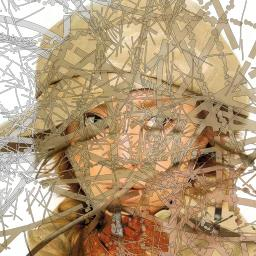
#> input picture DataSetFiles/Main_Dataset/input/00482.jpg, 256 x 256 px; its folder holds only this picture in this run
$ python production_mask_generator.py -c ../Main_Dataset/input -l ../Main_Dataset/input -o out
#> lines starting #> are read from the running program, lines starting #| are printed output that depends on the picture; after the words box and inside, x2 and y2 are one past the last pixel; in counts of white or black regions, pixels touching at a corner belong together
"""
Production Mask Generator v3 - Scalable to 10K+ Images
=======================================================

Features:
- Multiprocessing for fast generation
- Progress tracking with tqdm
- Separate overlay folder support
- Memory efficient batch processing
- Easy CLI usage

Usage:
    python production_mask_generator.py --help

Folder Structure:
    datasets/
    ├── clean/           # Clean target images (your base images)
    ├── overlays/        # Images to use as overlay content
    └── corrupted/       # Output (generated corrupted images)
        ├── input/       # Corrupted images
        ├── target/      # Clean images (copied)
        └── mask/        # Binary masks (optional)

Dependencies: pip install opencv-python numpy tqdm
"""

import cv2
import numpy as np
import os
import random
import math
import shutil
from typing import Optional, List, Tuple
from concurrent.futures import ProcessPoolExecutor, as_completed
import multiprocessing as mp

# Try to import tqdm, fallback to simple progress
try:
    from tqdm import tqdm
    TQDM_AVAILABLE = True
except ImportError:
    TQDM_AVAILABLE = False
    def tqdm(iterable, **kwargs):
        return iterable


class ProductionMaskGenerator:
    """
    Production-ready mask generator for large-scale dataset creation.
    """

    def __init__(self, height: int = 512, width: int = 512, seed: int = None):
        self.h = height
        self.w = width
        if seed is not None:
            random.seed(seed)
            np.random.seed(seed)

    # =========================================
    # MASK SHAPE GENERATORS
    # =========================================

    def generate_thin_lines(self) -> np.ndarray:
        """Thin scribble-like lines."""
        mask = np.zeros((self.h, self.w), dtype=np.uint8)
        num_lines = random.randint(3, 10)

        for _ in range(num_lines):
            pts = []
            x, y = random.randint(0, self.w), random.randint(0, self.h)
            num_points = random.randint(4, 12)

            for _ in range(num_points):
                x += random.randint(-80, 80)
                y += random.randint(-80, 80)
                x = max(0, min(self.w - 1, x))
                y = max(0, min(self.h - 1, y))
                pts.append([x, y])

            pts = np.array(pts, dtype=np.int32)
            thickness = random.randint(1, 5)
            cv2.polylines(mask, [pts], False, 255, thickness=thickness)

        return mask

    def generate_thick_strokes(self) -> np.ndarray:
        """Thick brush strokes."""
        mask = np.zeros((self.h, self.w), dtype=np.uint8)
        num_strokes = random.randint(2, 6)

        for _ in range(num_strokes):
            pts = []
            x, y = random.randint(0, self.w), random.randint(0, self.h)
            num_points = random.randint(3, 8)

            for _ in range(num_points):
                angle = random.uniform(0, 2 * math.pi)
                length = random.randint(30, 120)
                x = int(x + length * math.cos(angle))
                y = int(y + length * math.sin(angle))
                x = max(0, min(self.w - 1, x))
                y = max(0, min(self.h - 1, y))
                pts.append([x, y])

            pts = np.array(pts, dtype=np.int32)
            thickness = random.randint(15, 50)
            cv2.polylines(mask, [pts], False, 255, thickness=thickness)

            for p in pts:
                cv2.circle(mask, tuple(p), thickness // 2, 255, -1)

        return mask

    def generate_irregular_patches(self) -> np.ndarray:
        """Irregular blob/patch shapes."""
        mask = np.zeros((self.h, self.w), dtype=np.uint8)
        num_patches = random.randint(1, 5)

        for _ in range(num_patches):
            cx = random.randint(self.w // 4, 3 * self.w // 4)
            cy = random.randint(self.h // 4, 3 * self.h // 4)

            num_vertices = random.randint(5, 12)
            angles = sorted([random.uniform(0, 2 * math.pi) for _ in range(num_vertices)])

            pts = []
            for angle in angles:
                r = random.randint(20, 100)
                x = int(cx + r * math.cos(angle))
                y = int(cy + r * math.sin(angle))
                pts.append([x, y])

            pts = np.array(pts, dtype=np.int32)
            cv2.fillPoly(mask, [pts], 255)

        return mask

    def generate_weird_shapes(self) -> np.ndarray:
        """Random weird/abstract shapes."""
        mask = np.zeros((self.h, self.w), dtype=np.uint8)
        shape_type = random.choice(['ellipses', 'triangles', 'splatter', 'cracks'])

        if shape_type == 'ellipses':
            for _ in range(random.randint(2, 8)):
                cx = random.randint(0, self.w)
                cy = random.randint(0, self.h)
                ax1 = random.randint(20, 100)
                ax2 = random.randint(10, 60)
                angle = random.randint(0, 180)
                cv2.ellipse(mask, (cx, cy), (ax1, ax2), angle, 0, 360, 255, -1)

        elif shape_type == 'triangles':
            for _ in range(random.randint(2, 6)):
                pts = np.array([
                    [random.randint(0, self.w), random.randint(0, self.h)],
                    [random.randint(0, self.w), random.randint(0, self.h)],
                    [random.randint(0, self.w), random.randint(0, self.h)]
                ], dtype=np.int32)
                cv2.fillPoly(mask, [pts], 255)

        elif shape_type == 'splatter':
            for _ in range(random.randint(20, 50)):
                cx = random.randint(0, self.w)
                cy = random.randint(0, self.h)
                r = random.randint(5, 30)
                cv2.circle(mask, (cx, cy), r, 255, -1)

        elif shape_type == 'cracks':
            for _ in range(random.randint(5, 15)):
                x1 = random.randint(0, self.w)
                y1 = random.randint(0, self.h)
                for _ in range(random.randint(3, 8)):
                    x2 = x1 + random.randint(-50, 50)
                    y2 = y1 + random.randint(-50, 50)
                    cv2.line(mask, (x1, y1), (x2, y2), 255, random.randint(1, 4))
                    x1, y1 = x2, y2

        return mask

    def generate_mixed_mask(self) -> np.ndarray:
        """Combines multiple mask types."""
        mask_funcs = [
            self.generate_thin_lines,
            self.generate_thick_strokes,
            self.generate_irregular_patches,
            self.generate_weird_shapes
        ]

        combined = np.zeros((self.h, self.w), dtype=np.uint8)
        num_types = random.randint(1, 3)
        selected = random.sample(mask_funcs, num_types)

        for func in selected:
            m = func()
            combined = cv2.bitwise_or(combined, m)

        return combined

    def _add_smudged_border(self, mask: np.ndarray) -> np.ndarray:
        """Add distorted smudged border around mask edges."""
        edges = cv2.Canny(mask, 50, 150)

        border_width = random.randint(2, 6)
        kernel = np.ones((border_width, border_width), np.uint8)
        border = cv2.dilate(edges, kernel, iterations=1)

        h, w = mask.shape
        displacement_strength = random.uniform(2, 5)
        noise_x = np.random.randn(h, w).astype(np.float32) * displacement_strength
        noise_y = np.random.randn(h, w).astype(np.float32) * displacement_strength

        noise_x = cv2.GaussianBlur(noise_x, (5, 5), 0)
        noise_y = cv2.GaussianBlur(noise_y, (5, 5), 0)

        y_coords, x_coords = np.mgrid[0:h, 0:w].astype(np.float32)

        map_x = x_coords + noise_x * (border > 0).astype(np.float32)
        map_y = y_coords + noise_y * (border > 0).astype(np.float32)

        map_x = np.clip(map_x, 0, w - 1)
        map_y = np.clip(map_y, 0, h - 1)

        distorted_mask = cv2.remap(mask, map_x, map_y, cv2.INTER_LINEAR)

        blur_strength = random.choice([3, 5, 7])
        smudged_border = cv2.GaussianBlur(border, (blur_strength, blur_strength), 0)

        border_opacity = random.uniform(0.3, 0.7)
        result = distorted_mask.astype(np.float32)
        result = result + smudged_border.astype(np.float32) * border_opacity
        result = np.clip(result, 0, 255).astype(np.uint8)

        return result

    def apply_corruption(
        self,
        base_image: np.ndarray,
        overlay_image: np.ndarray,
        mask_type: str = 'random'
    ) -> Tuple[np.ndarray, np.ndarray]:
        """Apply corruption to base image using overlay."""
        self.h, self.w = base_image.shape[:2]

        if mask_type == 'random':
            mask_type = random.choice(['thin', 'thick', 'patch', 'weird', 'mixed'])

        mask_generators = {
            'thin': self.generate_thin_lines,
            'thick': self.generate_thick_strokes,
            'patch': self.generate_irregular_patches,
            'weird': self.generate_weird_shapes,
            'mixed': self.generate_mixed_mask
        }

        mask = mask_generators[mask_type]()

        # Resize overlay to match
        overlay = cv2.resize(overlay_image, (self.w, self.h))

        # Random transforms on overlay
        if random.random() > 0.5:
            overlay = cv2.flip(overlay, 1)
        if random.random() > 0.5:
            overlay = cv2.flip(overlay, 0)
        if random.random() > 0.3:
            angle = random.choice([90, 180, 270])
            center = (self.w // 2, self.h // 2)
            M = cv2.getRotationMatrix2D(center, angle, 1.0)
            overlay = cv2.warpAffine(overlay, M, (self.w, self.h))

        # Add smudged border
        mask = self._add_smudged_border(mask)

        # Soft edge
        if random.random() > 0.3:
            kernel_size = random.choice([3, 5, 7])
            mask = cv2.GaussianBlur(mask, (kernel_size, kernel_size), 0)

        # Composite
        alpha = mask.astype(np.float32) / 255.0
        alpha = np.stack([alpha, alpha, alpha], axis=-1)
        opacity = random.uniform(0.6, 1.0)
        alpha = alpha * opacity

        result = (overlay.astype(np.float32) * alpha +
                  base_image.astype(np.float32) * (1 - alpha))

        return result.astype(np.uint8), mask


# =========================================
# WORKER FUNCTION FOR MULTIPROCESSING
# =========================================

def process_single_image(args):
    """Process a single image (for multiprocessing)."""
    idx, base_path, overlay_paths, output_dir, save_mask, seed = args

    # Set unique seed for this worker
    random.seed(seed + idx)
    np.random.seed(seed + idx)

    try:
        # Load base image
        base_img = cv2.imread(base_path)
        if base_img is None:
            return None

        # Pick random overlay
        overlay_path = random.choice(overlay_paths)
        overlay_img = cv2.imread(overlay_path)
        if overlay_img is None:
            overlay_img = base_img.copy()

        # Generate corruption
        generator = ProductionMaskGenerator()
        corrupted, mask = generator.apply_corruption(base_img, overlay_img)

        # Save
        out_name = f"{idx:06d}.png"
        cv2.imwrite(os.path.join(output_dir, 'input', out_name), corrupted)
        cv2.imwrite(os.path.join(output_dir, 'target', out_name), base_img)

        if save_mask:
            cv2.imwrite(os.path.join(output_dir, 'mask', out_name), mask)

        return idx

    except Exception as e:
        print(f"Error processing {base_path}: {e}")
        return None


def generate_large_dataset(
    clean_folder: str,
    overlay_folder: str,
    output_folder: str,
    total_images: int = 10000,
    num_workers: int = None,
    save_masks: bool = True,
    seed: int = 42
) -> None:
    """
    Generate large-scale corrupted dataset efficiently.

    Args:
        clean_folder: Folder with clean/target images
        overlay_folder: Folder with images to use as overlays
        output_folder: Output directory (will create input/, target/, mask/ subdirs)
        total_images: Total number of corrupted images to generate
        num_workers: Number of parallel workers (default: CPU count - 1)
        save_masks: Whether to save binary masks
        seed: Random seed for reproducibility
    """
#> called with clean_folder = '../Main_Dataset/input', overlay_folder = '../Main_Dataset/input', output_folder = 'out', total_images = 1000, save_masks = True, seed = 42
    # Setup output directories
    os.makedirs(os.path.join(output_folder, 'input'), exist_ok=True)
    os.makedirs(os.path.join(output_folder, 'target'), exist_ok=True)
    if save_masks:
        os.makedirs(os.path.join(output_folder, 'mask'), exist_ok=True)

    # Get image lists
    valid_ext = ('.png', '.jpg', '.jpeg', '.bmp', '.webp')

    clean_files = [os.path.join(clean_folder, f)
                   for f in os.listdir(clean_folder)
                   if f.lower().endswith(valid_ext)]

    overlay_files = [os.path.join(overlay_folder, f)
                     for f in os.listdir(overlay_folder)
                     if f.lower().endswith(valid_ext)]

    print(f"=" * 60)
    print(f"PRODUCTION MASK GENERATOR")
    print(f"=" * 60)
    print(f"Clean images:   {len(clean_files)}")
    print(f"Overlay images: {len(overlay_files)}")
    print(f"Target output:  {total_images} images")
    print(f"Output folder:  {output_folder}")
    print(f"=" * 60)

    if len(clean_files) == 0:
        raise ValueError(f"No images found in {clean_folder}")
    if len(overlay_files) == 0:
        print("Warning: No overlay images, will use transformed base images")
        overlay_files = clean_files

    # Create task list - cycle through clean images to reach total
    tasks = []
    for i in range(total_images):
        base_path = clean_files[i % len(clean_files)]
        tasks.append((i, base_path, overlay_files, output_folder, save_masks, seed))

    # Determine workers
    if num_workers is None:
        num_workers = max(1, mp.cpu_count() - 1)

    print(f"Using {num_workers} parallel workers")
    print(f"Generating {total_images} corrupted images...")
    print()

    # Process with progress bar
    completed = 0

    if num_workers == 1:
        # Single process mode (easier debugging)
        for task in tqdm(tasks, desc="Generating", unit="img"):
            result = process_single_image(task)
#> in process_single_image, base_img is the input picture: shape (256, 256, 3); mean B, G, R 125, 157.4, 182
#> after the loop in generate_thin_lines, `for _ in range(num_lines):`:
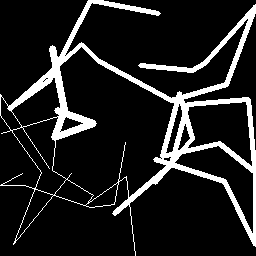
#> mask: shape (256, 256); 12.7% white; 1 white region, box (x1, y1, x2, y2) and area: (0, 0, 256, 256) 8346
#> in apply_corruption, `overlay = cv2.warpAffine(overlay, M, (self.w, self.h))`:
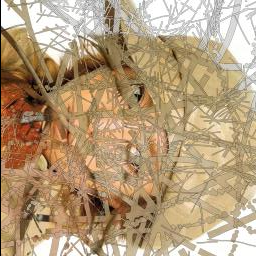
#> overlay: shape (256, 256, 3); mean B, G, R 124.3, 156.6, 181.1
#> in _add_smudged_border, `border = cv2.dilate(edges, kernel, iterations=1)`:
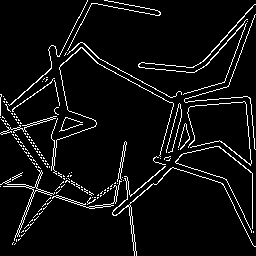
#> edges: shape (256, 256); 6.1% white in thin lines or dots
#> in _add_smudged_border, `smudged_border = cv2.GaussianBlur(border, (blur_strength, blur_strengt..`:
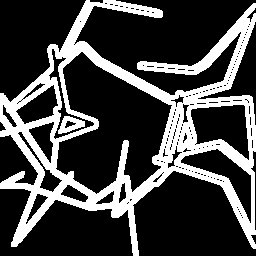
#> border: shape (256, 256); 26.4% white; 2 white regions, box (x1, y1, x2, y2) and area: (0, 0, 256, 256) 17012, (58, 116, 85, 134) 261
#> in apply_corruption, `result = (overlay.astype(np.float32) * alpha + base_image.astype(np.fl..`:
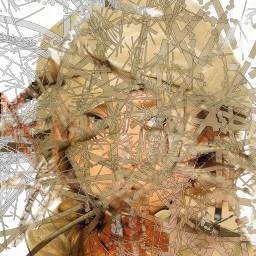
#> result: shape (256, 256, 3) float32; mean B, G, R 123, 155.7, 180.8
#> in process_single_image, `corrupted, mask = generator.apply_corruption(base_img, overlay_img)`:
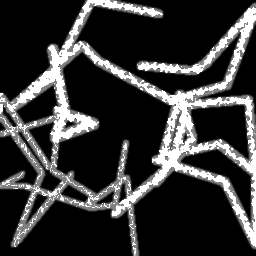
#> mask: shape (256, 256); min 0, max 255, mean 54.5
            if result is not None:
                completed += 1
    else:
        # Multiprocessing mode
        with ProcessPoolExecutor(max_workers=num_workers) as executor:
            futures = {executor.submit(process_single_image, task): task[0] for task in tasks}

            for future in tqdm(as_completed(futures), total=len(futures), desc="Generating", unit="img"):
                result = future.result()
                if result is not None:
                    completed += 1

    print()
    print(f"=" * 60)
    print(f"COMPLETE!")
    print(f"Generated: {completed}/{total_images} images")
    print(f"Output:    {output_folder}")
    print(f"=" * 60)


# =========================================
# CLI INTERFACE
# =========================================

if __name__ == '__main__':
    import argparse

    parser = argparse.ArgumentParser(
        description='Production Mask Generator - Scale to 10K+ images',
        formatter_class=argparse.RawDescriptionHelpFormatter,
        epilog="""
Examples:
  # Generate 100 test images
  python production_mask_generator.py -c ./clean -l ./overlays -o ./output -n 100

  # Generate 10,000 images with 8 workers
  python production_mask_generator.py -c ./clean -l ./overlays -o ./output -n 10000 -w 8

  # Use same folder for clean and overlays
  python production_mask_generator.py -c ./images -l ./images -o ./corrupted -n 5000

Folder Structure:
  After running, output folder will contain:
    output/
    ├── input/    # Corrupted images (for model input)
    ├── target/   # Clean images (ground truth)
    └── mask/     # Binary masks (optional)
        """
    )

    parser.add_argument('--clean', '-c', required=True,
                        help='Folder with clean/target images')
    parser.add_argument('--overlays', '-l', required=True,
                        help='Folder with overlay images (can be same as clean)')
    parser.add_argument('--output', '-o', required=True,
                        help='Output folder')
    parser.add_argument('--num-images', '-n', type=int, default=1000,
                        help='Total number of images to generate (default: 1000)')
    parser.add_argument('--workers', '-w', type=int, default=None,
                        help='Number of parallel workers (default: CPU count - 1)')
    parser.add_argument('--no-masks', action='store_true',
                        help='Do not save binary masks')
    parser.add_argument('--seed', '-s', type=int, default=42,
                        help='Random seed (default: 42)')

    args = parser.parse_args()

    generate_large_dataset(
        clean_folder=args.clean,
        overlay_folder=args.overlays,
        output_folder=args.output,
        total_images=args.num_images,
        num_workers=args.workers,
        save_masks=not args.no_masks,
        seed=args.seed
    )
